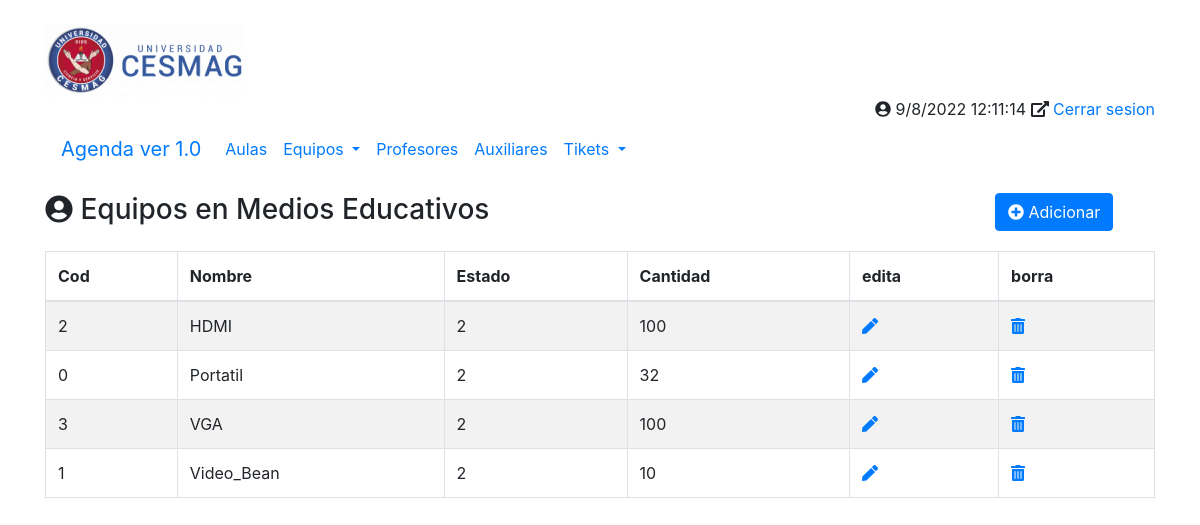
The app's page /principal.php?opcion=equipos with its own data.
### tables this page shows
CREATE TABLE `tbl_equipos` (
  `cod` int(100) NOT NULL,
  `nombre` varchar(100) NOT NULL,
  `id_estado` int(100) NOT NULL,
  `cantidad` varchar(100) DEFAULT NULL
);

### php/equipos/equipos.php (the view, shortened to what this page needs)
<div class="row my-3">
	<div class="col-10">
		<h3><i class="fa fa-user-circle"></i> Equipos en Medios Educativos</h3>
	</div>
	<div class="col-2">
		<a href="./principal.php?opcion=equipos-nuevo&accion=ADICIONAR&codigo=0" class="btn btn-primary" title="Crear un nuevo Contacto">
			<i class="fas fa-plus-circle"></i>
			Adicionar
		</a>
	</div>
</div>
<div class="row my-3">
	<div class="col-12">
			<table id="miTabla"  class="table table-striped table-bordered table-hover">
			<thead>
					<tr>
						<th>Cod</th>
						<th>Nombre</th>
						<th>Estado</th>
						<th>Cantidad</th>
						<th>edita</th>
						<th>borra</th>
					</tr>
			</thead>
			<tbody>
						<?php
							$conexion = conectarBD();
							$sSQL = "SELECT * FROM tbl_equipos";
							$datos = $conexion->query($sSQL);
							foreach ($datos as $fila):
									?>
										<tr>
											<td><?php echo $fila['cod'];         ?></td>
											<td><?php echo $fila['nombre'];     ?></td>
											<td><?php echo $fila['id_estado'];  ?></td>
											<td><?php echo $fila['cantidad'];   ?></td>
											<?php
												echo'<td><a href="./principal.php?opcion=contactos_form&accion=EDITAR&id='.$fila	['cod'].'" title="Editar el Contacto"><i class="fas fa-pen"></i></a></td>
												<td><a href="./principal.php?opcion=contactos_form&accion=ELIMINAR&id='.$fila	['cod'].'" title="Borrar el Contacto"><i class="fas fa-trash-alt"></i></a></td>';
											?>
										</tr>
									<?php
							endforeach;
						?>
			</tbody>
		</table>
	</div>
</div>

### records on screen
tbl_equipos: cod "2", nombre "HDMI", id_estado "2", cantidad "100"
tbl_equipos: cod "0", nombre "Portatil", id_estado "2", cantidad "32"
tbl_equipos: cod "3", nombre "VGA", id_estado "2", cantidad "100"
tbl_equipos: cod "1", nombre "Video_Bean", id_estado "2", cantidad "10"
